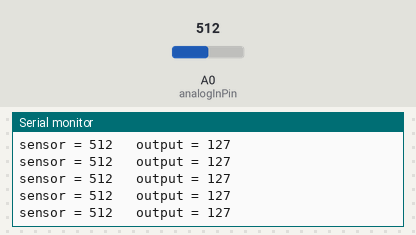
A sketch run on a simulated Arduino Uno, built with avr-gcc and run on an emulated ATmega328P. Parts: the last lines printed to the serial monitor. The test bench sets the inputs (shaded band); at power-on: A0 (analogInPin) = 512.

Above: at 1.2 s.
1.3 s: A0 (analogInPin) set to 412
At 2.3 s:
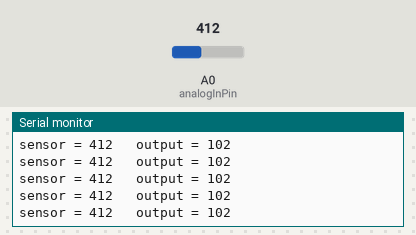
4.3 s: A0 (analogInPin) set to 383
At 5.2 s:
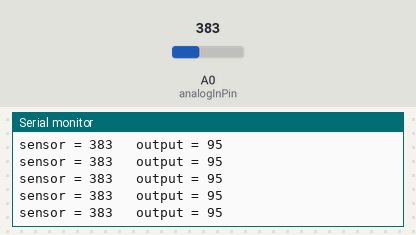
19.3 s: A0 (analogInPin) set to 988
At 19.9 s:
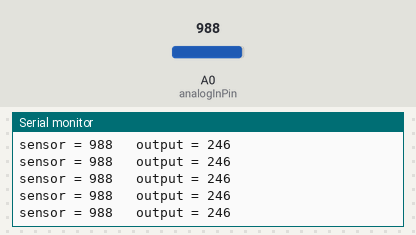
20.8 s: A0 (analogInPin) set to 1010
At 21.5 s:
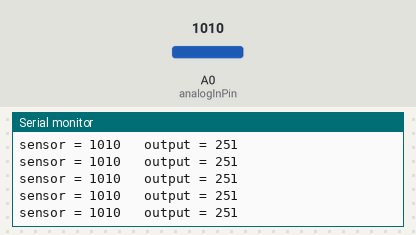
Timing chart, 0 to 23.3 s (numbered marks = the images above; inputs shaded):
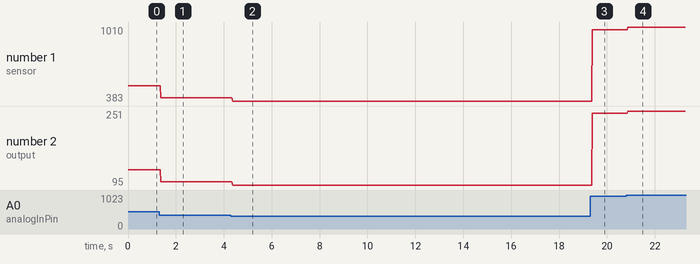

The sketch:

PotentiometerTest.ino
```cpp
/*
  PotentiometerTest

  Test the reading of the potentiometer

  Based off of https://github.com/loopstick/ArduinoTutorial/blob/master/examples/08_Potentiometer/08c_Pot_AnalogInOutSerial/08c_Pot_AnalogInOutSerial.ino

  https://www.arduino.cc/en/Tutorial/BuiltInExamples/AnalogInput
*/

// These constants won't change. They're used to give names to the pins used:
const int analogInPin = A0;  // Analog input pin that the potentiometer is attached to

int sensorValue = 0;        // value read from the pot
int outputValue = 0;        // value output to the PWM (analog out)

void setup() {
  Serial.begin(9600);     // initialize serial communications at 9600 bps:
}

void loop() {
  sensorValue = analogRead(analogInPin);  // read the analog in value from the portentiometer

  outputValue = map(sensorValue, 0, 1023, 0, 255);   // map it to the range of the analog out:

  // print the results to the Serial Monitor:
  Serial.print("sensor = ");
  Serial.print(sensorValue);
  Serial.print("\t output = ");
  Serial.println(outputValue);

  // wait 2 milliseconds before the next loop for the analog-to-digital
  // converter to settle after the last reading:
  delay(2);
}
```

Measured:
- after the input at 1.3 s, the serial monitor: prints a new line after 0.07 s (image 1)
- after the input at 4.3 s, the serial monitor: prints a new line after 0.07 s (image 2)
- after the input at 19.3 s, the serial monitor: prints a new line after 0.09 s (image 3)
- after the input at 20.8 s, the serial monitor: prints a new line after 0.08 s (image 4)
- plotted number 1: 512 → 412 after the input at 1.3 s, 412 → 383 after the input at 4.3 s, 383 → 988 after the input at 19.3 s, 988 → 1010 after the input at 20.8 s
- plotted number 2: 127 → 102 after the input at 1.3 s, 102 → 95 after the input at 4.3 s, 95 → 246 after the input at 19.3 s, 246 → 251 after the input at 20.8 s
